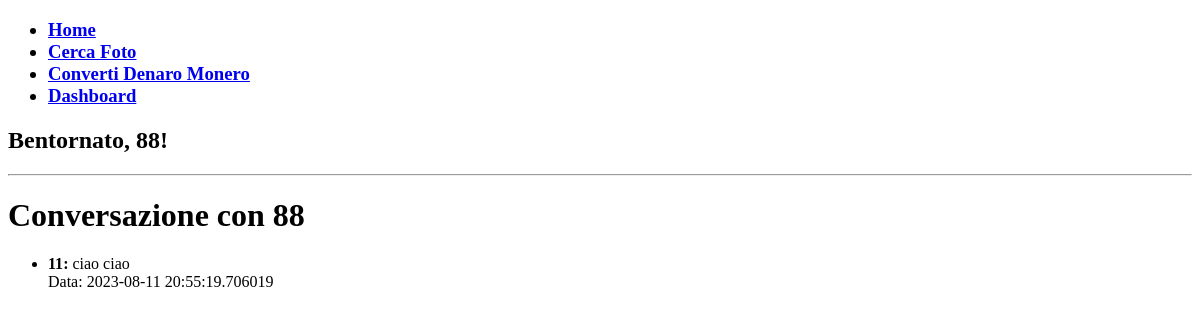
The app's page /message_detail/1 (signed in) with its own data.
### app.py (models this page shows, shortened)
class User(UserMixin, db.Model):
    id = db.Column(db.Integer, primary_key=True)
    username = db.Column(db.String(80), unique=True, nullable=False)
    password = db.Column(db.String(80), nullable=False)
    monero_wallet = db.Column(db.String(255), nullable=True)  # Aggiunta del campo monero_wallet
    photos = db.relationship('Photo', backref='user', lazy=True)

class Message(db.Model):
    id = db.Column(db.Integer, primary_key=True)
    sender_id = db.Column(db.Integer, db.ForeignKey('user.id'), nullable=False)
    recipient_id = db.Column(db.Integer, db.ForeignKey('user.id'), nullable=False)
    subject = db.Column(db.String(255), nullable=False)
    body = db.Column(db.Text, nullable=False)
    timestamp = db.Column(db.DateTime, default=datetime.utcnow)
    sender = db.relationship('User', foreign_keys=[sender_id], backref='sent_messages')
    recipient = db.relationship('User', foreign_keys=[recipient_id], backref='received_messages')

### app.py (the view)
@app.route('/message_detail/<int:user_id>', methods=['GET'])
@login_required
def message_detail(user_id):
    messages = Message.query.filter(
        (Message.sender_id == current_user.id and Message.recipient_id == user_id) |
        (Message.sender_id == user_id and Message.recipient_id == current_user.id)
    ).order_by(Message.timestamp).all()
    return render_template('message_detail.html', messages=messages)

### app.py (called while the page is built)
@login_manager.user_loader
def load_user(user_id):
    return User.query.get(int(user_id))

### templates/message_detail.html (shortened to what this page needs)
{% extends "base.html" %}
{% block content %}
    <h1>Conversazione con {{ messages[0].recipient.username }}</h1>
    <ul>
        {% for message in messages %}
            <li>
                {% if message.sender_id == current_user.id %}
                    <strong>Tu:</strong>
                {% else %}
                    <strong>{{ message.sender.username }}:</strong>
                {% endif %}
                {{ message.body }}
                <br>
                Data: {{ message.timestamp }}
            </li>
            <br>
        {% endfor %}
    </ul>
{% endblock %}

### templates/base.html (shortened to what this page needs)
<!DOCTYPE html>
<html>
<head>
  {% block head %}
    <link rel="stylesheet" href="{{ url_for('static', filename='style.css') }}">
  {% endblock %}
</head>
<body>
    <nav>
        <ul>
            <h3>
            <li><a href="{{ url_for('index') }}">Home</a></li>
            <li><a href="{{ url_for('cerca') }}">Cerca Foto</a></li>
            <li><a href="{{ url_for('converti_denaro_monero') }}">Converti Denaro Monero</a></li>
            {% if current_user.is_authenticated %}
                <li><a href="{{ url_for('dashboard') }}">Dashboard</a></li>
            {% else %}
                <li><a href="{{ url_for('login') }}">Login</a></li>
                <li><a href="{{ url_for('register') }}">Register</a></li>
            {% endif %}
            </h3>
        </ul>
    </nav>
    <div class="content">
        {% if current_user.is_authenticated %}
            <h2>Bentornato, {{ current_user.username }}!</h2>
        {% endif %}
        <hr>
        {% block content %}{% endblock %}
    </div>
</body>
</html>

### records on screen
User: username "88"
Message: sender.username "11", body "ciao ciao", timestamp "2023-08-11 20:55:19.706019"
